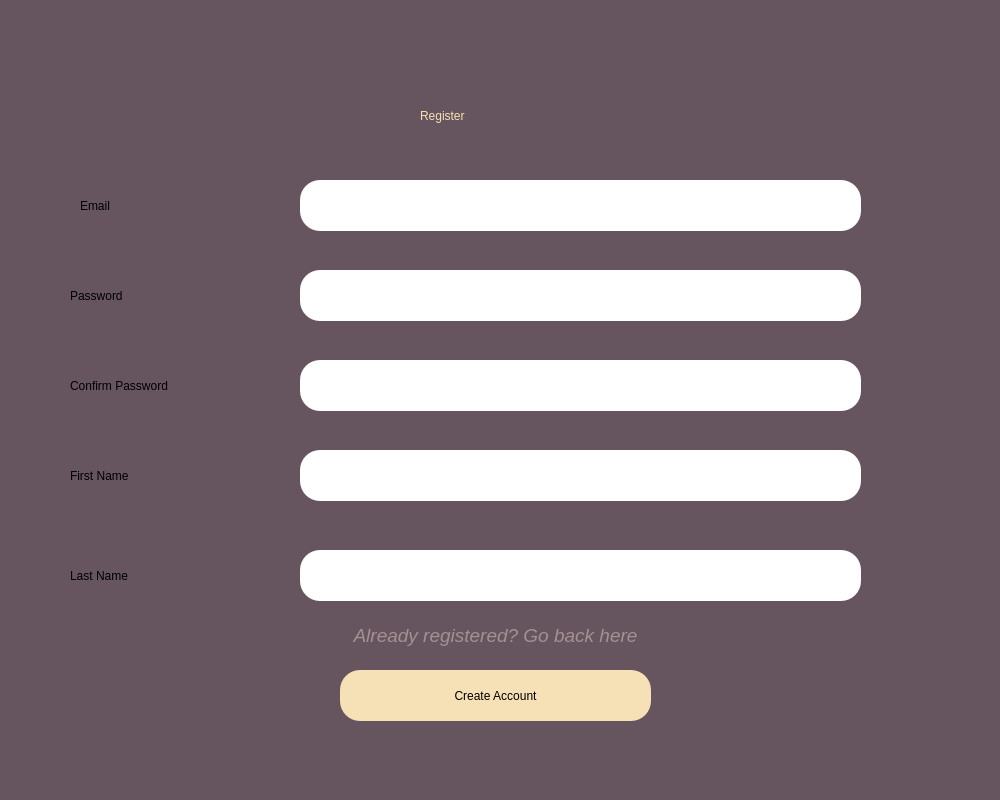
<?xml version="1.0" encoding="UTF-8"?>
<ui version="4.0">
 <class>MainWindow</class>
 <widget class="QMainWindow" name="MainWindow">
  <property name="geometry">
   <rect>
    <x>0</x>
    <y>0</y>
    <width>1000</width>
    <height>800</height>
   </rect>
  </property>
  <property name="windowTitle">
   <string>MainWindow</string>
  </property>
  <widget class="QWidget" name="centralwidget">
   <widget class="QWidget" name="Background" native="true">
    <property name="geometry">
     <rect>
      <x>0</x>
      <y>0</y>
      <width>1000</width>
      <height>800</height>
     </rect>
    </property>
    <property name="styleSheet">
     <string notr="true">QWidget #Background{
background-color:rgb(102, 84, 94)}
</string>
    </property>
    <widget class="QLabel" name="label">
     <property name="geometry">
      <rect>
       <x>420</x>
       <y>60</y>
       <width>171</width>
       <height>111</height>
      </rect>
     </property>
     <property name="styleSheet">
      <string notr="true">font: 75 36pt &quot;MS Shell Dlg 2&quot;; 
color: rgb(246, 224, 181);</string>
     </property>
     <property name="text">
      <string>Register</string>
     </property>
    </widget>
    <widget class="QLabel" name="label_2">
     <property name="geometry">
      <rect>
       <x>80</x>
       <y>180</y>
       <width>71</width>
       <height>51</height>
      </rect>
     </property>
     <property name="styleSheet">
      <string notr="true">font: 20pt &quot;MS Shell Dlg 2&quot;; color:&quot;white&quot;;</string>
     </property>
     <property name="text">
      <string>Email</string>
     </property>
    </widget>
    <widget class="QLineEdit" name="email">
     <property name="geometry">
      <rect>
       <x>300</x>
       <y>180</y>
       <width>561</width>
       <height>51</height>
      </rect>
     </property>
     <property name="styleSheet">
      <string notr="true">border-radius: 20px;
font-size: 20px;
color: black;</string>
     </property>
     <property name="text">
      <string/>
     </property>
    </widget>
    <widget class="QLabel" name="label_3">
     <property name="geometry">
      <rect>
       <x>70</x>
       <y>270</y>
       <width>111</width>
       <height>51</height>
      </rect>
     </property>
     <property name="styleSheet">
      <string notr="true">font: 20pt &quot;MS Shell Dlg 2&quot;; color:&quot;white&quot;;</string>
     </property>
     <property name="text">
      <string>Password</string>
     </property>
    </widget>
    <widget class="QLineEdit" name="password">
     <property name="geometry">
      <rect>
       <x>300</x>
       <y>270</y>
       <width>561</width>
       <height>51</height>
      </rect>
     </property>
     <property name="styleSheet">
      <string notr="true">border-radius: 20px</string>
     </property>
     <property name="text">
      <string/>
     </property>
    </widget>
    <widget class="QPushButton" name="signup_button">
     <property name="geometry">
      <rect>
       <x>340</x>
       <y>670</y>
       <width>311</width>
       <height>51</height>
      </rect>
     </property>
     <property name="styleSheet">
      <string notr="true">border-radius: 20px;
background-color: rgb(246, 224, 181);
font: 75 18pt &quot;MS Shell Dlg 2&quot;;</string>
     </property>
     <property name="text">
      <string>Create Account</string>
     </property>
    </widget>
    <widget class="QLineEdit" name="confirm_password">
     <property name="geometry">
      <rect>
       <x>300</x>
       <y>360</y>
       <width>561</width>
       <height>51</height>
      </rect>
     </property>
     <property name="styleSheet">
      <string notr="true">border-radius: 20px</string>
     </property>
     <property name="text">
      <string/>
     </property>
    </widget>
    <widget class="QLabel" name="label_4">
     <property name="geometry">
      <rect>
       <x>70</x>
       <y>360</y>
       <width>221</width>
       <height>51</height>
      </rect>
     </property>
     <property name="styleSheet">
      <string notr="true">font: 20pt &quot;MS Shell Dlg 2&quot;; color:&quot;white&quot;;</string>
     </property>
     <property name="text">
      <string>Confirm Password</string>
     </property>
    </widget>
    <widget class="QLineEdit" name="first_name">
     <property name="geometry">
      <rect>
       <x>300</x>
       <y>450</y>
       <width>561</width>
       <height>51</height>
      </rect>
     </property>
     <property name="styleSheet">
      <string notr="true">border-radius: 20px</string>
     </property>
     <property name="text">
      <string/>
     </property>
    </widget>
    <widget class="QLabel" name="label_5">
     <property name="geometry">
      <rect>
       <x>70</x>
       <y>450</y>
       <width>221</width>
       <height>51</height>
      </rect>
     </property>
     <property name="styleSheet">
      <string notr="true">font: 20pt &quot;MS Shell Dlg 2&quot;; color:&quot;white&quot;;</string>
     </property>
     <property name="text">
      <string>First Name</string>
     </property>
    </widget>
    <widget class="QLineEdit" name="last_name">
     <property name="geometry">
      <rect>
       <x>300</x>
       <y>550</y>
       <width>561</width>
       <height>51</height>
      </rect>
     </property>
     <property name="styleSheet">
      <string notr="true">border-radius: 20px</string>
     </property>
     <property name="text">
      <string/>
     </property>
    </widget>
    <widget class="QLabel" name="label_6">
     <property name="geometry">
      <rect>
       <x>70</x>
       <y>550</y>
       <width>221</width>
       <height>51</height>
      </rect>
     </property>
     <property name="styleSheet">
      <string notr="true">font: 20pt &quot;MS Shell Dlg 2&quot;; color:&quot;white&quot;;</string>
     </property>
     <property name="text">
      <string>Last Name</string>
     </property>
    </widget>
    <widget class="QPushButton" name="login_button">
     <property name="enabled">
      <bool>true</bool>
     </property>
     <property name="geometry">
      <rect>
       <x>350</x>
       <y>620</y>
       <width>291</width>
       <height>31</height>
      </rect>
     </property>
     <property name="sizePolicy">
      <sizepolicy hsizetype="Fixed" vsizetype="Fixed">
       <horstretch>0</horstretch>
       <verstretch>0</verstretch>
      </sizepolicy>
     </property>
     <property name="font">
      <font>
       <pointsize>14</pointsize>
       <italic>true</italic>
      </font>
     </property>
     <property name="autoFillBackground">
      <bool>false</bool>
     </property>
     <property name="styleSheet">
      <string notr="true">color: rgb(163, 145, 147);
border: 1px solid rgb(102, 84, 94);</string>
     </property>
     <property name="text">
      <string>Already registered? Go back here</string>
     </property>
    </widget>
   </widget>
  </widget>
 </widget>
 <resources/>
 <connections/>
</ui>
